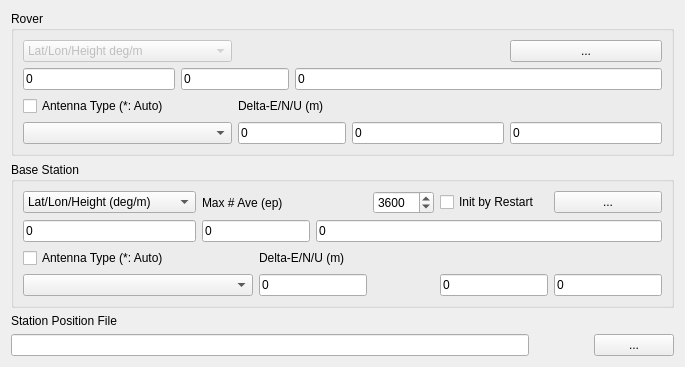
     <widget class="QWidget" name="TabSheet5">
      <property name="toolTip">
       <string/>
      </property>
      <attribute name="title">
       <string>&amp;Positions</string>
      </attribute>
      <layout class="QGridLayout" name="gridLayout_5">
       <item row="0" column="0" rowspan="2" colspan="4">
        <widget class="QGroupBox" name="GroupRovAnt">
         <property name="toolTip">
          <string/>
         </property>
         <property name="title">
          <string>Rover</string>
         </property>
         <layout class="QGridLayout" name="gridLayout_11">
          <item row="0" column="0" colspan="2">
           <widget class="QComboBox" name="RovPosTypeP">
            <property name="enabled">
             <bool>false</bool>
            </property>
            <property name="toolTip">
             <string/>
            </property>
            <property name="currentIndex">
             <number>0</number>
            </property>
            <item>
             <property name="text">
              <string>Lat/Lon/Height deg/m</string>
             </property>
            </item>
            <item>
             <property name="text">
              <string>Lat/Lon/Height dms/m</string>
             </property>
            </item>
            <item>
             <property name="text">
              <string>X/Y/Z-ECEF m</string>
             </property>
            </item>
           </widget>
          </item>
          <item row="0" column="5">
           <widget class="QPushButton" name="BtnRovPos">
            <property name="enabled">
             <bool>true</bool>
            </property>
            <property name="toolTip">
             <string/>
            </property>
            <property name="text">
             <string>...</string>
            </property>
           </widget>
          </item>
          <item row="1" column="0">
           <widget class="QLineEdit" name="RovPos1">
            <property name="enabled">
             <bool>true</bool>
            </property>
            <property name="toolTip">
             <string/>
            </property>
            <property name="text">
             <string>0</string>
            </property>
           </widget>
          </item>
          <item row="1" column="1" colspan="2">
           <widget class="QLineEdit" name="RovPos2">
            <property name="enabled">
             <bool>true</bool>
            </property>
            <property name="toolTip">
             <string/>
            </property>
            <property name="text">
             <string>0</string>
            </property>
           </widget>
          </item>
          <item row="1" column="3" colspan="3">
           <widget class="QLineEdit" name="RovPos3">
            <property name="enabled">
             <bool>true</bool>
            </property>
            <property name="toolTip">
             <string/>
            </property>
            <property name="text">
             <string>0</string>
            </property>
           </widget>
          </item>
          <item row="2" column="0" colspan="2">
           <widget class="QCheckBox" name="RovAntPcv">
            <property name="toolTip">
             <string/>
            </property>
            <property name="text">
             <string>Antenna Type (*: Auto)</string>
            </property>
            <property name="checked">
             <bool>false</bool>
            </property>
           </widget>
          </item>
          <item row="2" column="2" colspan="3">
           <widget class="QLabel" name="LabelRovAntD">
            <property name="enabled">
             <bool>true</bool>
            </property>
            <property name="toolTip">
             <string/>
            </property>
            <property name="text">
             <string>Delta-E/N/U (m)</string>
            </property>
           </widget>
          </item>
          <item row="3" column="0" colspan="2">
           <widget class="QComboBox" name="RovAnt">
            <property name="enabled">
             <bool>true</bool>
            </property>
            <property name="toolTip">
             <string/>
            </property>
           </widget>
          </item>
          <item row="3" column="2" colspan="2">
           <widget class="QLineEdit" name="RovAntE">
            <property name="enabled">
             <bool>true</bool>
            </property>
            <property name="toolTip">
             <string/>
            </property>
            <property name="text">
             <string>0</string>
            </property>
           </widget>
          </item>
          <item row="3" column="4">
           <widget class="QLineEdit" name="RovAntN">
            <property name="enabled">
             <bool>true</bool>
            </property>
            <property name="toolTip">
             <string/>
            </property>
            <property name="text">
             <string>0</string>
            </property>
           </widget>
          </item>
          <item row="3" column="5">
           <widget class="QLineEdit" name="RovAntU">
            <property name="enabled">
             <bool>true</bool>
            </property>
            <property name="toolTip">
             <string/>
            </property>
            <property name="text">
             <string>0</string>
            </property>
           </widget>
          </item>
         </layout>
        </widget>
       </item>
       <item row="1" column="1">
        <widget class="QLabel" name="Label4">
         <property name="enabled">
          <bool>true</bool>
         </property>
         <property name="toolTip">
          <string/>
         </property>
         <property name="text">
          <string/>
         </property>
        </widget>
       </item>
       <item row="2" column="0" colspan="4">
        <widget class="QGroupBox" name="GroupRefAnt">
         <property name="toolTip">
          <string/>
         </property>
         <property name="title">
          <string>Base Station</string>
         </property>
         <layout class="QGridLayout" name="gridLayout_10">
          <item row="3" column="0" colspan="2">
           <widget class="QComboBox" name="RefAnt">
            <property name="enabled">
             <bool>true</bool>
            </property>
            <property name="toolTip">
             <string/>
            </property>
           </widget>
          </item>
          <item row="2" column="0" colspan="2">
           <widget class="QCheckBox" name="RefAntPcv">
            <property name="toolTip">
             <string/>
            </property>
            <property name="text">
             <string>Antenna Type (*: Auto)</string>
            </property>
            <property name="checked">
             <bool>false</bool>
            </property>
           </widget>
          </item>
          <item row="2" column="2" colspan="4">
           <widget class="QLabel" name="LabelRefAntD">
            <property name="enabled">
             <bool>true</bool>
            </property>
            <property name="toolTip">
             <string/>
            </property>
            <property name="text">
             <string>Delta-E/N/U (m)</string>
            </property>
           </widget>
          </item>
          <item row="0" column="5">
           <widget class="QCheckBox" name="ChkInitRestart">
            <property name="text">
             <string>Init by Restart</string>
            </property>
           </widget>
          </item>
          <item row="0" column="6">
           <widget class="QPushButton" name="BtnRefPos">
            <property name="enabled">
             <bool>true</bool>
            </property>
            <property name="toolTip">
             <string/>
            </property>
            <property name="text">
             <string>...</string>
            </property>
           </widget>
          </item>
          <item row="1" column="0">
           <widget class="QLineEdit" name="RefPos1">
            <property name="enabled">
             <bool>true</bool>
            </property>
            <property name="toolTip">
             <string/>
            </property>
            <property name="text">
             <string>0</string>
            </property>
           </widget>
          </item>
          <item row="1" column="1" colspan="2">
           <widget class="QLineEdit" name="RefPos2">
            <property name="enabled">
             <bool>true</bool>
            </property>
            <property name="toolTip">
             <string/>
            </property>
            <property name="text">
             <string>0</string>
            </property>
           </widget>
          </item>
          <item row="1" column="3" colspan="4">
           <widget class="QLineEdit" name="RefPos3">
            <property name="enabled">
             <bool>true</bool>
            </property>
            <property name="toolTip">
             <string/>
            </property>
            <property name="text">
             <string>0</string>
            </property>
           </widget>
          </item>
          <item row="3" column="6">
           <widget class="QLineEdit" name="RefAntU">
            <property name="enabled">
             <bool>true</bool>
            </property>
            <property name="toolTip">
             <string/>
            </property>
            <property name="text">
             <string>0</string>
            </property>
           </widget>
          </item>
          <item row="3" column="2" colspan="2">
           <widget class="QLineEdit" name="RefAntE">
            <property name="enabled">
             <bool>true</bool>
            </property>
            <property name="toolTip">
             <string/>
            </property>
            <property name="text">
             <string>0</string>
            </property>
           </widget>
          </item>
          <item row="3" column="5">
           <widget class="QLineEdit" name="RefAntN">
            <property name="enabled">
             <bool>true</bool>
            </property>
            <property name="toolTip">
             <string/>
            </property>
            <property name="text">
             <string>0</string>
            </property>
           </widget>
          </item>
          <item row="0" column="4">
           <widget class="QSpinBox" name="MaxAveEp">
            <property name="maximum">
             <number>10000</number>
            </property>
            <property name="value">
             <number>3600</number>
            </property>
           </widget>
          </item>
          <item row="0" column="0">
           <widget class="QComboBox" name="RefPosTypeP">
            <property name="enabled">
             <bool>true</bool>
            </property>
            <property name="toolTip">
             <string/>
            </property>
            <item>
             <property name="text">
              <string>Lat/Lon/Height (deg/m)</string>
             </property>
            </item>
            <item>
             <property name="text">
              <string>Lat/Lon/Height (dms/m)</string>
             </property>
            </item>
            <item>
             <property name="text">
              <string>X/Y/Z-ECEF m</string>
             </property>
            </item>
            <item>
             <property name="text">
              <string>RTCM Antenna Position</string>
             </property>
            </item>
            <item>
             <property name="text">
              <string>Raw Antenna Position</string>
             </property>
            </item>
            <item>
             <property name="text">
              <string>Average of Single Position</string>
             </property>
            </item>
           </widget>
          </item>
          <item row="0" column="1" colspan="3">
           <widget class="QLabel" name="LabelMaxAveEp">
            <property name="text">
             <string>Max # Ave (ep)</string>
            </property>
           </widget>
          </item>
         </layout>
        </widget>
       </item>
       <item row="3" column="0" colspan="2">
        <widget class="QLabel" name="Label30">
         <property name="enabled">
          <bool>true</bool>
         </property>
         <property name="toolTip">
          <string/>
         </property>
         <property name="text">
          <string>Station Position File</string>
         </property>
        </widget>
       </item>
       <item row="4" column="2">
        <widget class="QPushButton" name="BtnStaPosView">
         <property name="enabled">
          <bool>true</bool>
         </property>
         <property name="toolTip">
          <string/>
         </property>
         <property name="icon">
          <iconset resource="../rtkconv_qt/rtkconv_qt.qrc">
           <normaloff>:/buttons/doc.bmp</normaloff>:/buttons/doc.bmp</iconset>
         </property>
         <property name="flat">
          <bool>true</bool>
         </property>
        </widget>
       </item>
       <item row="4" column="0">
        <widget class="QLineEdit" name="StaPosFile">
         <property name="enabled">
          <bool>true</bool>
         </property>
         <property name="toolTip">
          <string/>
         </property>
         <property name="text">
          <string/>
         </property>
        </widget>
       </item>
       <item row="4" column="3">
        <widget class="QPushButton" name="BtnStaPosFile">
         <property name="enabled">
          <bool>true</bool>
         </property>
         <property name="toolTip">
          <string/>
         </property>
         <property name="text">
          <string>...</string>
         </property>
        </widget>
       </item>
      </layout>
     </widget>
